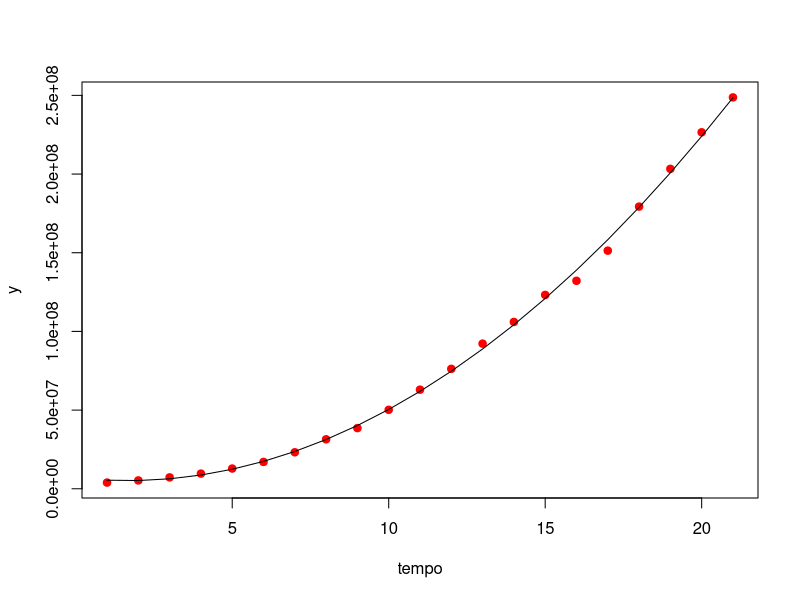
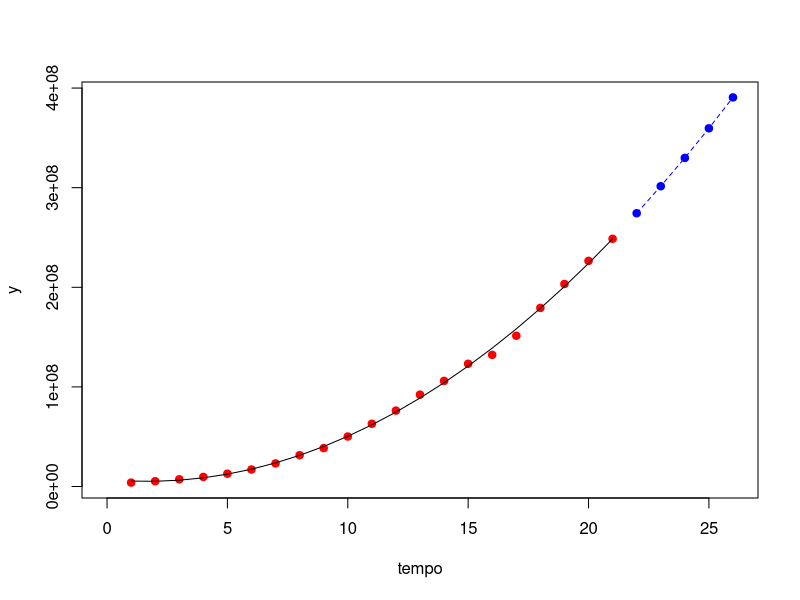

Recreate these plots in R, in order.
##### Exercício 6
y = c(3929214, 5308483, 7239881, 9638453, 12860702, 17063353, 23191876, 31443321, 38558371, 50189209, 62979766, 76212168, 92228496, 106021537, 123202624,
      132164569, 151325798, 179323175, 203302031, 226542203, 248709873)
### ajuste do modelo
tempo = 1:length(y)
reg = lm(y ~ tempo + I(tempo^2))
coef(reg)
plot(tempo , y, pch = 19, col = "red")
lines(fitted(reg)) 
### previsão
previsao = predict(reg, data.frame(tempo = 22:26))
plot(tempo , y, pch = 19, col = "red", xlim = c(0,26), ylim = c(min(y), max(previsao)))
lines(fitted(reg))
points(22:26, previsao, pch = 19, col = "blue")
lines(22:26, previsao, col = "blue", lty = 2)